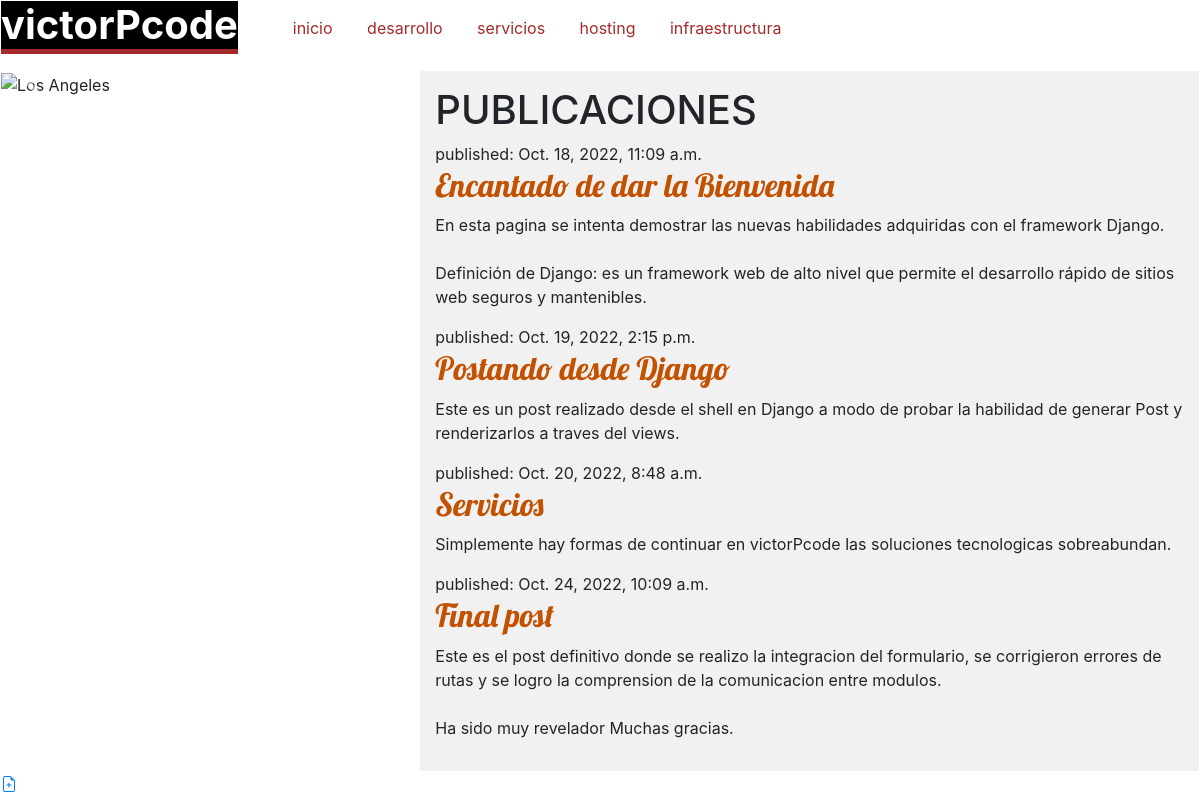
The app's page / (signed in) with its own data.
### blog/models.py (models this page shows, shortened)
class Post(models.Model):
    author = models.ForeignKey(settings.AUTH_USER_MODEL, on_delete=models.CASCADE)
    title = models.CharField(max_length=200)
    text = models.TextField()
    created_date = models.DateTimeField(default=timezone.now)
    published_date = models.DateTimeField(blank=True, null=True)

### blog/views.py (the view)
# urls.py: path('', views.post_list, name='index'),
def post_list(request):
    posts = Post.objects.filter(published_date__lte=timezone.now()).order_by('published_date')
    return render(request, 'blog/index.html', {'posts': posts})

### blog/templates/blog/index.html (shortened to what this page needs)
{% extends 'blog/base.html' %}
{% block content %}
<div class="content">
  <div class="firstContent">
  <section>
      <div id="demo" class="carousel slide" data-ride="carousel">
          <ul class="carousel-indicators">
            <li data-target="#demo" data-slide-to="0" class="active"></li>
            <li data-target="#demo" data-slide-to="1"></li>
            <li data-target="#demo" data-slide-to="2"></li>
          </ul>
          <div class="carousel-inner">
            <div class="carousel-item active">
              <img src="https://images.unsplash.com/photo-1639066648921-82d4500abf1a?ixlib=rb-4.0.3&ixid=MnwxMjA3fDB8MHxwaG90by1wYWdlfHx8fGVufDB8fHx8&auto=format&fit=crop&w=1887&q=80" alt="Los Angeles" width="1100" height="500">
            </div>
          </div>
          <a class="carousel-control-prev" href="#demo" data-slide="prev">
            <span class="carousel-control-prev-icon"></span>
          </a>
          <a class="carousel-control-next" href="#demo" data-slide="next">
            <span class="carousel-control-next-icon"></span>
          </a>
        </div>
  </section>
  <aside>
      <h1>PUBLICACIONES</h1>
      {% for post in posts %}
      <article>
          <time>published: {{ post.published_date }}</time>
          <h2><a href="{% url 'post_detail' pk=post.pk %}">{{ post.title }}</a></h2>
          <p>{{ post.text|linebreaksbr }}</p>
      </article>
      {% endfor %}
  </aside>
  {% if user.is_authenticated %}
  <a href="{% url 'post_new' %}" class="top-menu">
  </a>
  {% endif %}
  </div>
</div>
  {% endblock %}

### blog/static/css/index.css (style rules this page uses)
aside a { color: #C25100; text-decoration: none; font-family: 'Lobster'; }
.firstContent { flex-wrap: wrap; display: inline-flex; }
.firstContent section { width: 35%; }
.firstContent aside { width: 65%; padding: 15px; background-color: rgba(234, 234, 234, 0.647); }
.carousel-inner img { width: 100%; height: 100%; }

### blog/templates/blog/base.html (style rules this page uses)
aside a { color: #C25100; text-decoration: none; font-family: 'Lobster'; }
.firstContent { flex-wrap: wrap; display: inline-flex; }
.firstContent section { width: 35%; }
.firstContent aside { width: 65%; padding: 15px; background-color: rgba(234, 234, 234, 0.647); }
.carousel-inner img { width: 100%; height: 100%; }

### records on screen
Post: published_date "Oct. 18, 2022, 11:09 a.m.", title "Encantado de dar la Bienvenida", text "En esta pagina se intenta demostrar las nuevas habilidades adquiridas con el framework Django. Definición de Django: es un framework web de alto nivel que permite el desarrollo rápido de sitios web seguros y mantenibles."
Post: published_date "Oct. 19, 2022, 2:15 p.m.", title "Postando desde Django", text "Este es un post realizado desde el shell en Django a modo de probar la habilidad de generar Post y renderizarlos a traves del views."
Post: published_date "Oct. 20, 2022, 8:48 a.m.", title "Servicios", text "Simplemente hay formas de continuar en victorPcode las soluciones tecnologicas sobreabundan."
Post: published_date "Oct. 24, 2022, 10:09 a.m.", title "Final post", text "Este es el post definitivo donde se realizo la integracion del formulario, se corrigieron errores de rutas y se logro la comprension de la comunicacion entre modulos. Ha sido muy revelador Muchas gracias."
